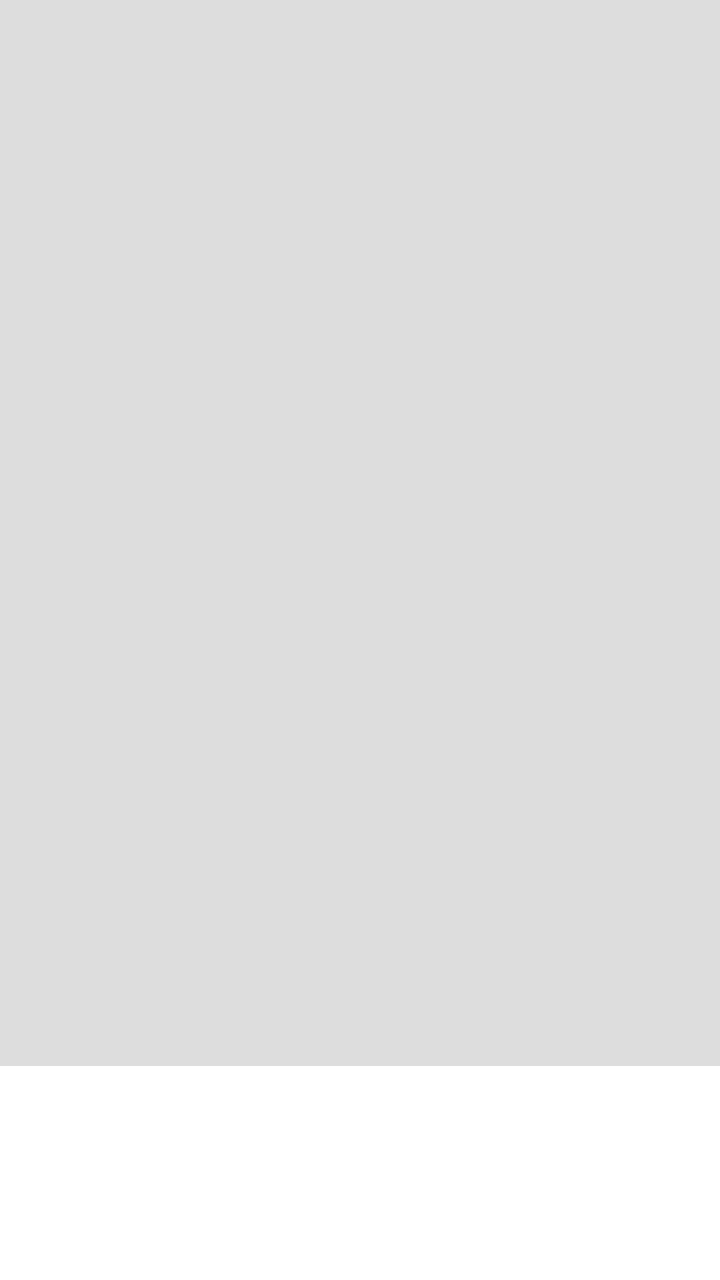
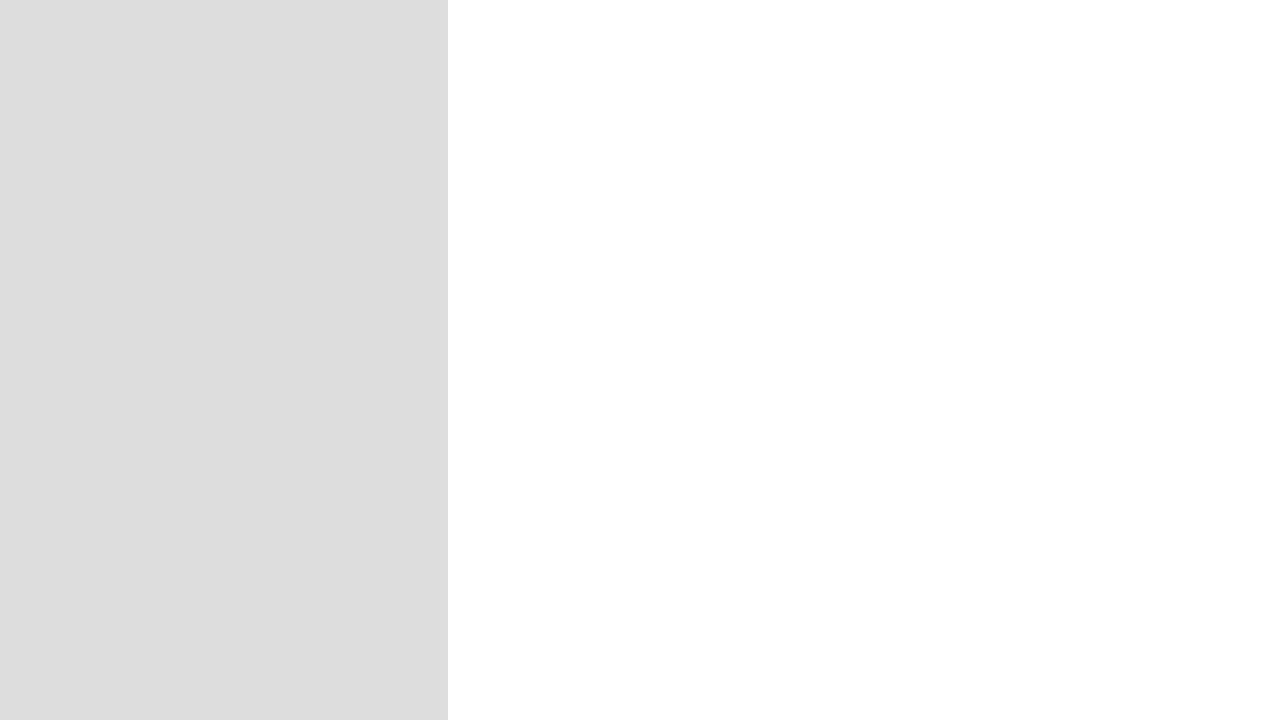

One screen, two layout resources from the same app: the default and the repository's alternative for another configuration. Each is rendered where Android would select it; the XML of both is given below.
<!-- AndroidManifest.xml: application theme Theme.TinkoffKinopoisk -->
<!-- res/layout/activity_movie.xml -->
<?xml version="1.0" encoding="utf-8"?>
<androidx.constraintlayout.widget.ConstraintLayout xmlns:android="http://schemas.android.com/apk/res/android"
    xmlns:app="http://schemas.android.com/apk/res-auto"
    xmlns:tools="http://schemas.android.com/tools"
    android:layout_width="match_parent"
    android:layout_height="match_parent"
    tools:context=".presentation.views.MovieActivity">

    <ScrollView
        android:layout_width="match_parent"
        android:layout_height="match_parent"
        android:layout_marginBottom="15dp"
        android:scrollbars="none">

        <LinearLayout
            android:layout_width="match_parent"
            android:layout_height="wrap_content"
            android:orientation="vertical">

            <ImageView
                android:id="@+id/poster"
                android:background="@color/shimmer_color"
                android:layout_width="match_parent"
                android:layout_height="533dp"
                app:layout_constraintDimensionRatio="1:2"
                app:layout_constraintEnd_toEndOf="parent"
                app:layout_constraintStart_toStartOf="parent"
                app:layout_constraintTop_toTopOf="parent" />

            <TextView
                android:layout_marginTop="15dp"
                android:id="@+id/title"
                style="@style/TextAppearance.MaterialComponents.Headline6"
                android:layout_width="match_parent"
                android:layout_height="wrap_content"
                android:layout_marginHorizontal="32dp"
                android:textFontWeight="600"
                app:layout_constraintStart_toStartOf="parent"
                app:layout_constraintTop_toTopOf="parent" />

            <TextView
                android:layout_marginTop="15dp"
                android:id="@+id/description"
                style="@style/TextAppearance.MaterialComponents.Caption"
                android:layout_width="wrap_content"
                android:layout_height="wrap_content"
                android:layout_marginHorizontal="32dp"
                android:textFontWeight="400"
                app:layout_constraintStart_toStartOf="parent"
                app:layout_constraintTop_toTopOf="parent" />

            <TextView
                android:layout_marginTop="10dp"
                android:id="@+id/genres"
                style="@style/TextAppearance.MaterialComponents.Caption"
                android:layout_width="wrap_content"
                android:layout_height="wrap_content"
                android:layout_marginHorizontal="32dp"
                android:textFontWeight="400"
                app:layout_constraintStart_toStartOf="parent"
                app:layout_constraintTop_toTopOf="parent" />

            <TextView
                android:layout_marginTop="10dp"
                android:id="@+id/countries"
                style="@style/TextAppearance.MaterialComponents.Caption"
                android:layout_width="wrap_content"
                android:layout_height="wrap_content"
                android:layout_marginHorizontal="32dp"
                android:textFontWeight="400"
                app:layout_constraintStart_toStartOf="parent"
                app:layout_constraintTop_toTopOf="parent" />

        </LinearLayout>

    </ScrollView>


</androidx.constraintlayout.widget.ConstraintLayout>
<!-- resources referenced by this layout -->
<resources>
  <color name="shimmer_color">#DDDDDD</color>
  <style name="Theme.TinkoffKinopoisk" parent="Theme.MaterialComponents.Light.NoActionBar">
          
          <item name="colorPrimary">@color/blue</item>
          <item name="colorPrimaryVariant">@color/blue_dark</item>
          <item name="colorOnPrimary">@color/white</item>
          
          <item name="android:statusBarColor" tools:targetApi="l">?attr/colorPrimaryVariant</item>
          
  
          <item name="android:colorBackground">@color/white</item>
          <item name="android:windowBackground">@color/white</item>
  
          <item name="materialButtonStyle">@style/Widget.TinkoffKinopoisk.Button</item>
  
          <item name="colorSurface">@color/white</item>
      </style>
  <color name="blue">#0094FF</color>
  <color name="blue_dark">#003154</color>
  <color name="white">#FFFFFFFF</color>
  <style name="Widget.TinkoffKinopoisk.Button" parent="Widget.MaterialComponents.Button">
          <item name="textAllCaps">false</item>
          <item name="cornerRadius">50dp</item>
          <item name="android:textStyle">bold</item>
          <item name="android:textSize">14sp</item>
          <item name="android:padding">12dp</item>
          <item name="android:fontFamily">sans-serif-medium</item>
          <item name="android:letterSpacing">0.07</item>
      </style>
</resources>
<!-- res/layout-land/activity_movie.xml (the repository's variant of the layout above) -->
<!-- drawn on the phone turned sideways -->
<?xml version="1.0" encoding="utf-8"?>
<androidx.constraintlayout.widget.ConstraintLayout xmlns:android="http://schemas.android.com/apk/res/android"
    xmlns:app="http://schemas.android.com/apk/res-auto"
    xmlns:tools="http://schemas.android.com/tools"
    android:layout_width="match_parent"
    android:layout_height="match_parent"
    tools:context=".presentation.views.MovieActivity">

    <androidx.constraintlayout.widget.Guideline
        android:id="@+id/guidelineStart"
        android:layout_width="wrap_content"
        android:layout_height="wrap_content"
        android:orientation="vertical"
        app:layout_constraintGuide_percent="0.35" />

    <ImageView
        android:id="@+id/poster"
        android:background="@color/shimmer_color"
        android:layout_width="0dp"
        android:layout_height="match_parent"
        app:layout_constraintBottom_toBottomOf="parent"
        app:layout_constraintEnd_toStartOf="@+id/guidelineStart"
        app:layout_constraintStart_toStartOf="parent"
        app:layout_constraintTop_toTopOf="parent" />

    <TextView
        android:id="@+id/title"
        style="@style/TextAppearance.MaterialComponents.Headline6"
        android:layout_width="0dp"
        android:layout_height="wrap_content"
        android:layout_marginTop="30dp"
        android:layout_marginEnd="30dp"
        android:layout_marginStart="60dp"
        android:textFontWeight="600"
        app:layout_constraintEnd_toEndOf="parent"
        app:layout_constraintStart_toEndOf="@+id/poster"
        app:layout_constraintTop_toTopOf="parent" />

    <ScrollView
        android:id="@+id/scrollView2"
        android:layout_width="0dp"
        android:layout_height="0dp"
        android:layout_marginVertical="30dp"
        android:layout_marginEnd="30dp"
        android:layout_marginStart="60dp"
        android:scrollbars="none"
        app:layout_constraintBottom_toBottomOf="@+id/poster"
        app:layout_constraintEnd_toEndOf="parent"
        app:layout_constraintStart_toEndOf="@+id/poster"
        app:layout_constraintTop_toBottomOf="@+id/title">

        <LinearLayout
            android:layout_width="match_parent"
            android:layout_height="wrap_content"
            android:orientation="vertical">

            <TextView
                android:id="@+id/description"
                style="@style/TextAppearance.MaterialComponents.Caption"
                android:layout_width="wrap_content"
                android:layout_height="wrap_content"
                android:textFontWeight="400"
                app:layout_constraintStart_toStartOf="parent"
                app:layout_constraintTop_toTopOf="parent" />

            <TextView
                android:id="@+id/genres"
                style="@style/TextAppearance.MaterialComponents.Caption"
                android:layout_width="wrap_content"
                android:layout_height="wrap_content"
                android:layout_marginTop="10dp"
                android:textFontWeight="400"
                app:layout_constraintStart_toStartOf="parent"
                app:layout_constraintTop_toTopOf="parent" />

            <TextView
                android:id="@+id/countries"
                style="@style/TextAppearance.MaterialComponents.Caption"
                android:layout_width="wrap_content"
                android:layout_height="wrap_content"
                android:layout_marginTop="10dp"
                android:textFontWeight="400"
                app:layout_constraintStart_toStartOf="parent"
                app:layout_constraintTop_toTopOf="parent" />

        </LinearLayout>

    </ScrollView>


</androidx.constraintlayout.widget.ConstraintLayout>
